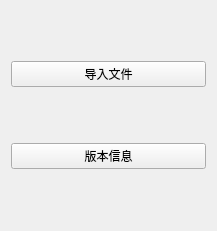
<?xml version="1.0" encoding="UTF-8"?>
<ui version="4.0">
 <class>MainWindow</class>
 <widget class="QWidget" name="MainWindow">
  <property name="geometry">
   <rect>
    <x>0</x>
    <y>0</y>
    <width>217</width>
    <height>231</height>
   </rect>
  </property>
  <property name="windowTitle">
   <string>BHires</string>
  </property>
  <layout class="QVBoxLayout" name="verticalLayout">
   <item>
    <widget class="QPushButton" name="ImportButton">
     <property name="text">
      <string>导入文件</string>
     </property>
    </widget>
   </item>
   <item>
    <widget class="QPushButton" name="VerButton">
     <property name="text">
      <string>版本信息</string>
     </property>
    </widget>
   </item>
  </layout>
 </widget>
 <resources/>
 <connections/>
</ui>
